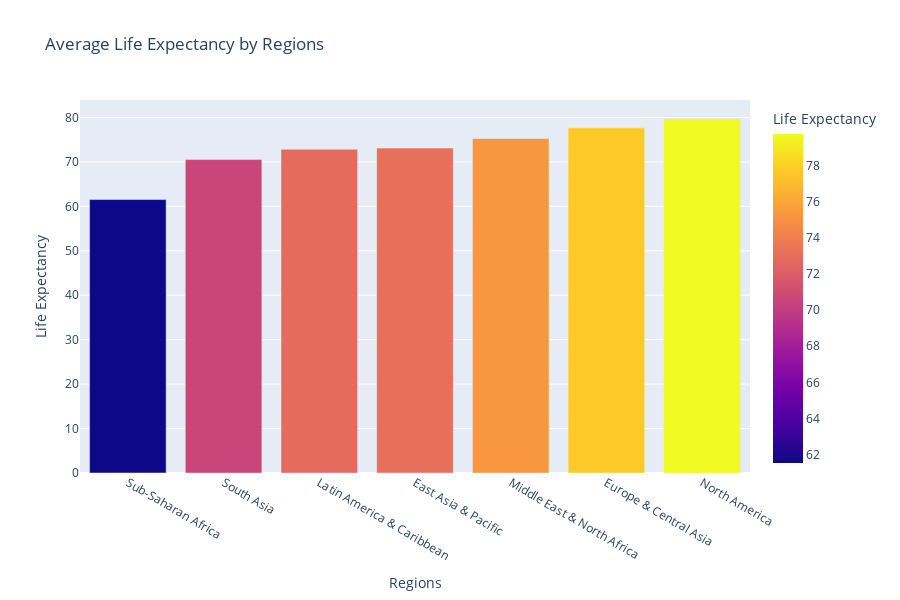

Source (notebook cell):
### Code cell
# Display bar graph
fig = px.bar(df2, x='region', y='average_life',
             title = "Average Life Expectancy by Regions",
             hover_data=['region', 'average_life'], color='average_life',
             labels={'region': 'Regions', 'average_life': 'Life Expectancy'}, height=600)
fig.show()

### Figure 1 — Plotly figure (JSON) as saved in the notebook; plotly's stock layout.template omitted (floating-point values rounded to 4 significant figures)
{"data": [{"alignmentgroup": "True", "hovertemplate": "Regions=%{x}<br>Life Expectancy=%{marker.color}<extra></extra>", "legendgroup": "", "marker": {"color": [61.54, 70.52, 72.84, 73.11, 75.27, 77.66, 79.73], "coloraxis": "coloraxis", "pattern": {"shape": ""}}, "name": "", "offsetgroup": "", "orientation": "v", "showlegend": false, "textposition": "auto", "type": "bar", "x": ["Sub-Saharan Africa", "South Asia", "Latin America & Caribbean", "East Asia & Pacific", "Middle East & North Africa", "Europe & Central Asia", "North America"], "xaxis": "x", "y": [61.54, 70.52, 72.84, 73.11, 75.27, 77.66, 79.73], "yaxis": "y"}], "layout": {"barmode": "relative", "coloraxis": {"colorbar": {"title": {"text": "Life Expectancy"}}, "colorscale": [[0, "#0d0887"], [0.1111, "#46039f"], [0.2222, "#7201a8"], [0.3333, "#9c179e"], [0.4444, "#bd3786"], [0.5556, "#d8576b"], [0.6667, "#ed7953"], [0.7778, "#fb9f3a"], [0.8889, "#fdca26"], [1, "#f0f921"]]}, "height": 600, "legend": {"tracegroupgap": 0}, "title": {"text": "Average Life Expectancy by Regions"}, "xaxis": {"anchor": "y", "domain": [0, 1], "title": {"text": "Regions"}}, "yaxis": {"anchor": "x", "domain": [0, 1], "title": {"text": "Life Expectancy"}}}}
